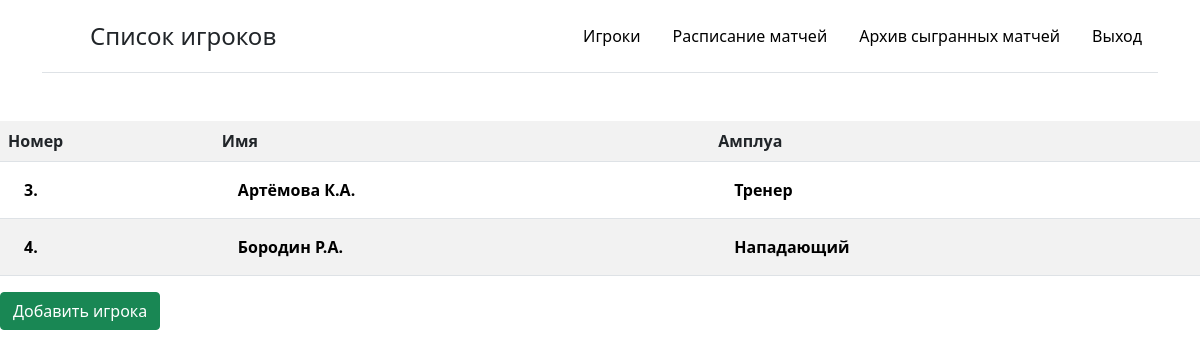
The app's page /listplayer/ with its own data.
### bd_team/models.py (models this page shows, shortened)
class Player(models.Model):
    name = models.CharField(max_length=100, null=False, verbose_name="ФИО")
    date_birth = models.DateField(null=True, verbose_name="Дата рождения")
    citizenship = models.CharField(max_length=100, null=True, verbose_name="Гражданство")
    role = models.ForeignKey('Category_Player', on_delete=models.PROTECT, null=True, verbose_name="Амплуа")
    number = models.IntegerField(null=False, unique=True, verbose_name="Номер")
    photo = models.ImageField(null=True, upload_to="photos/", verbose_name="Фото")
    base = models.BooleanField(default=False, verbose_name='Основа')
    class Meta():
        ordering = ['number']
    def get_absolute_url(self):
        return reverse('player', kwargs={'player_id': self.pk})

class Category_Player(models.Model):
    name = models.CharField(max_length=100, db_index=True, verbose_name='Амплуа')
    def __str__(self):
        return self.name

### bd_team/views.py (the view)
# urls.py: path('listplayer/', ListPlayer.as_view(), name='list_players'),
class ListPlayer(ListView):
    model = Player
    template_name = 'bd_team/players_list.html'
    def get_context_data(self, *, object_list=None, **kwargs):
        context = super().get_context_data(**kwargs)
        context['menu'] = menu
        context['title'] = "Список игроков"
        context['head'] = ['Номер', 'Имя', 'Амплуа']
        return context

### bd_team/templates/bd_team/players_list.html
{% extends 'bd_team/base.html' %}
{% block content %}
    {% if object_list %}
<table class="table table-striped table-hover" xmlns="http://www.w3.org/1999/html">
    <tr>
      {% for h in head %}
      <th scope="col">{{ h }}</th>
      {% endfor %}
    </tr>
    <div class="btn-group" role="group" aria-label="Basic example">
      {% for p in object_list %}
        <tr>
        <th> <a href="{{ p.get_absolute_url}}"  style="color:black;" class="nav-link"> {{ p.number}}.</a></th>
        <th> <a href="{{ p.get_absolute_url}}"  style="color:black;" class="nav-link"> {{ p.name}}   </a></th>
        <th> <a href="{{ p.get_absolute_url}}"  style="color:black;" class="nav-link"> {{ p.role}}   </a></th>
        </tr>
    </div>
      {% endfor %}
</table>
      {% else %}
     <p>Нет данных об игроках</p>
      {% endif %}
     <a href="{%url 'add_player' %}"  ><button class="btn btn-success" type="submit">Добавить игрока</button></a>
{% endblock %}

### bd_team/templates/bd_team/base.html (style rules this page uses)
body { background: #fff; color: #000000 }

### records on screen
Player: number "3", name "Артёмова К.А.", role "Тренер"
Player: number "4", name "Бородин Р.А.", role "Нападающий"

### other values on screen
{{ title }} "Список игроков"
{{ m.title }} "Игроки" "Расписание матчей" "Архив сыгранных матчей" "Выход"
{{ h }} "Номер" "Имя" "Амплуа"
